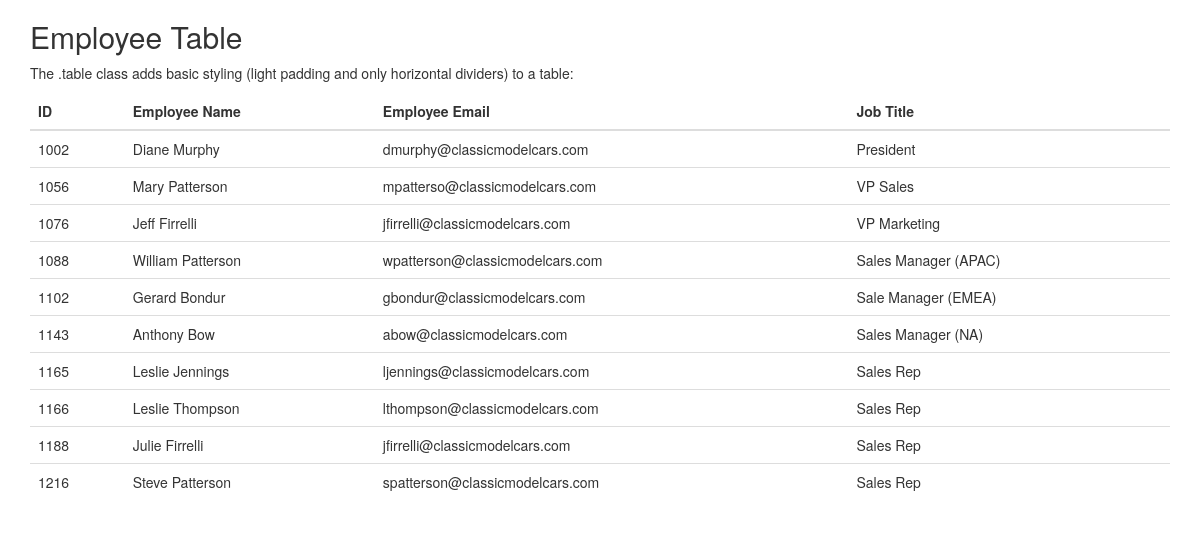
The page /PDO/table_emp.php on the database its author committed.
### tables this page shows
CREATE TABLE `employees` (
  `employeeNumber` int(11) NOT NULL,
  `lastName` varchar(50) NOT NULL,
  `firstName` varchar(50) NOT NULL,
  `extension` varchar(10) NOT NULL,
  `email` varchar(100) NOT NULL,
  `officeCode` int(10) NOT NULL DEFAULT 0,
  `reportsTo` int(11) DEFAULT NULL,
  `jobTitle` varchar(50) NOT NULL
);

### PDO/table_emp.php (the view, shortened to what this page needs)
<?php
$host="localhost";
$user="root";
$password="";
$dbnm="erp_php_demo";
$cdn="mysql:host=$host;dbname=$dbnm";
try
{
	$conn = new PDO($cdn,$user,$password);
	$conn->setAttribute(PDO::ATTR_ERRMODE, PDO::ERRMODE_EXCEPTION);
	$query = "SELECT * From employees ORDER BY employeeNumber ASC LIMIT 10";
	$emp_tb = $conn->prepare($query);
	$emp_tb->execute();
?>
<!DOCTYPE html>
<html lang="en">
<head>
  <link rel="stylesheet" href="https://maxcdn.bootstrapcdn.com/bootstrap/3.3.7/css/bootstrap.min.css">
</head>
<body>
<div class="container">
  <h2>Employee Table</h2>
  <p>The .table class adds basic styling (light padding and only horizontal dividers) to a table:</p>
  <table class="table">
    <thead>
      <tr>
		    <th>ID</th>
        <th>Employee Name</th>
        <th>Employee Email</th>
        <th>Job Title</th>
      </tr>
    </thead>
    <tbody>
  	<?php
  	while($result=$emp_tb->fetch(PDO::FETCH_ASSOC))
  	{
      ?> <tr>
  		    <td><?php echo $result['employeeNumber'];?></td>
          <td><?php echo $result['firstName'].' '.$result['lastName'];?></td>
          <td><?php echo $result['email'];?></td>
          <td><?php echo $result['jobTitle'];?></td>
        </tr>
    <?php }	?>
    </tbody>
  </table>
</div>
</body>
</html>
<?php
}
catch(PDOException $e)
{
	echo "Connection failed: " . $e->getMessage();
}
?>

### rows shown on the page
employees: employeeNumber "1002", firstName "Diane", lastName "Murphy", email "dmurphy@classicmodelcars.com", jobTitle "President"
employees: employeeNumber "1056", firstName "Mary", lastName "Patterson", email "mpatterso@classicmodelcars.com", jobTitle "VP Sales"
employees: employeeNumber "1076", firstName "Jeff", lastName "Firrelli", email "jfirrelli@classicmodelcars.com", jobTitle "VP Marketing"
employees: employeeNumber "1088", firstName "William", lastName "Patterson", email "wpatterson@classicmodelcars.com", jobTitle "Sales Manager (APAC)"
employees: employeeNumber "1102", firstName "Gerard", lastName "Bondur", email "gbondur@classicmodelcars.com", jobTitle "Sale Manager (EMEA)"
employees: employeeNumber "1143", firstName "Anthony", lastName "Bow", email "abow@classicmodelcars.com", jobTitle "Sales Manager (NA)"
employees: employeeNumber "1165", firstName "Leslie", lastName "Jennings", email "ljennings@classicmodelcars.com", jobTitle "Sales Rep"
employees: employeeNumber "1166", firstName "Leslie", lastName "Thompson", email "lthompson@classicmodelcars.com", jobTitle "Sales Rep"
employees: employeeNumber "1188", firstName "Julie", lastName "Firrelli", email "jfirrelli@classicmodelcars.com", jobTitle "Sales Rep"
employees: employeeNumber "1216", firstName "Steve", lastName "Patterson", email "spatterson@classicmodelcars.com", jobTitle "Sales Rep"
